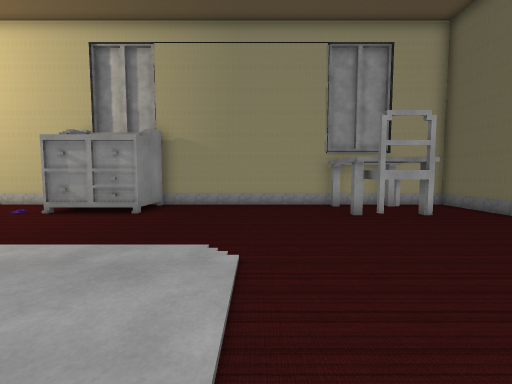
View 1 (above)

15 first-person views from a walk through a Unity game level. The camera is 1.4 m above the floor, tilts 4° down and sees 90° across. The floor is counted in squares, 1 m on a side. Each view is taken from the middle of a square. On the plan, view 1 faces up. The plan holds only what a view shows up to about 13 squares ahead; the rest is blank. Some surface patterns are stand-ins.

View 2
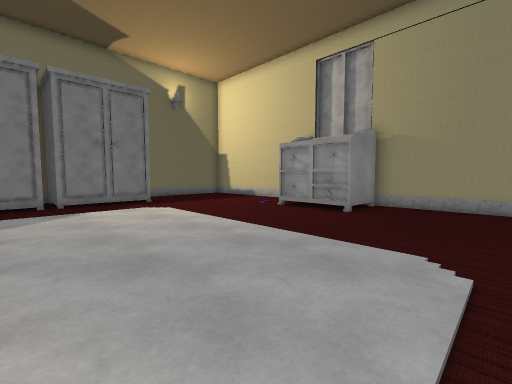

View 3
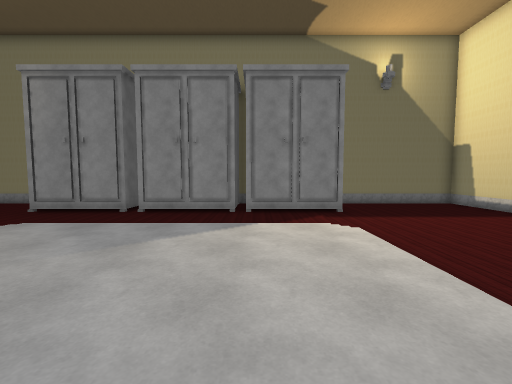

View 4
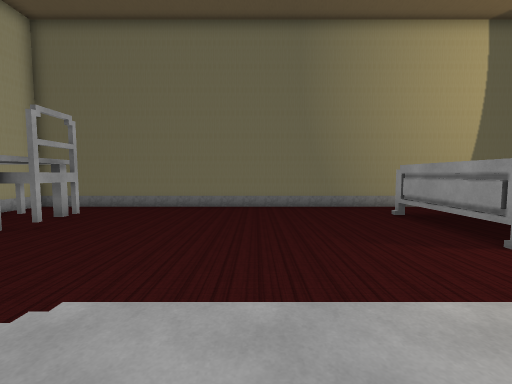

View 5
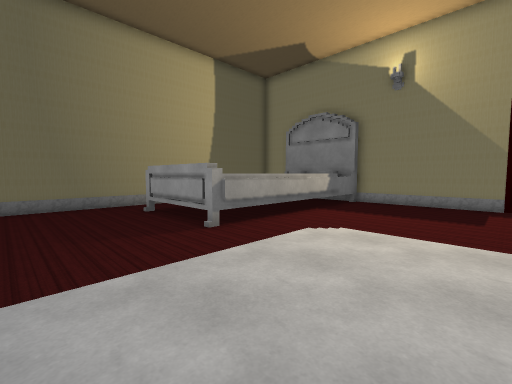

View 6
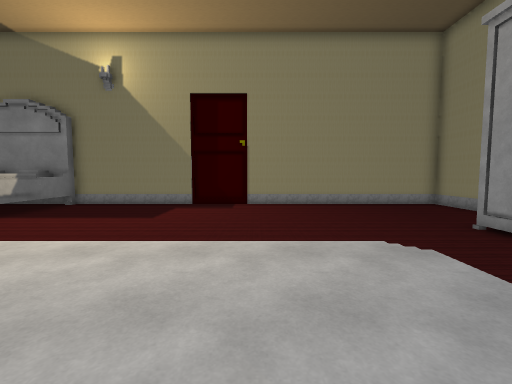

View 7
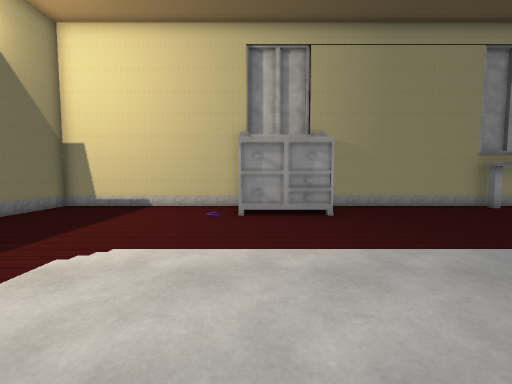

View 8
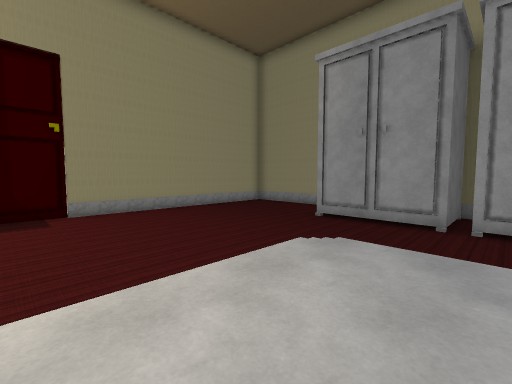

View 9
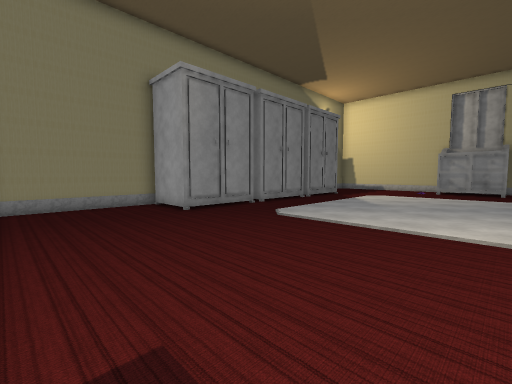

View 10
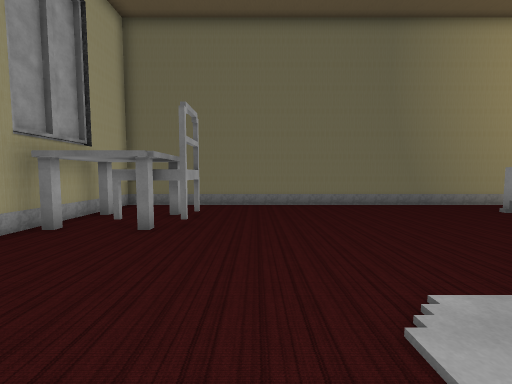

View 11
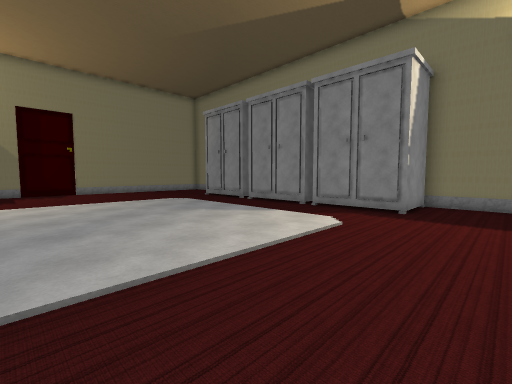

View 12
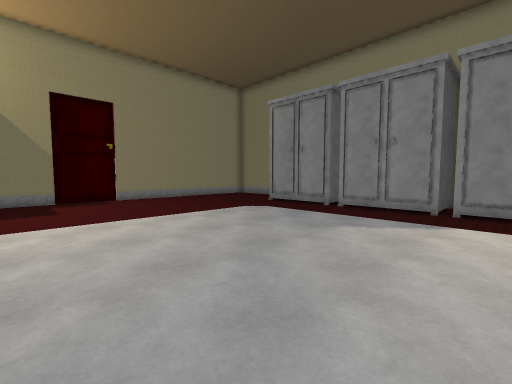

View 13
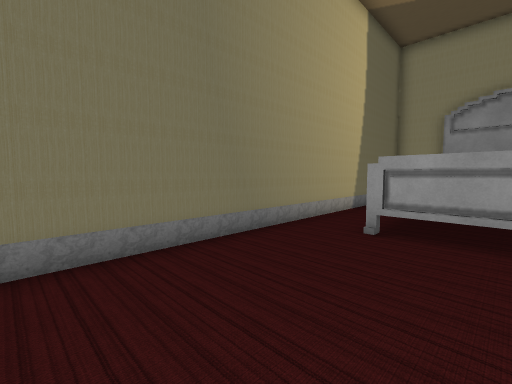

View 14
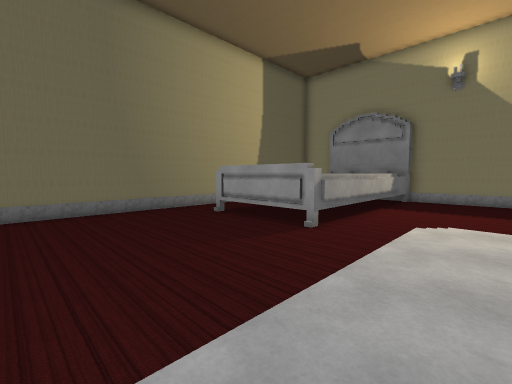

View 15
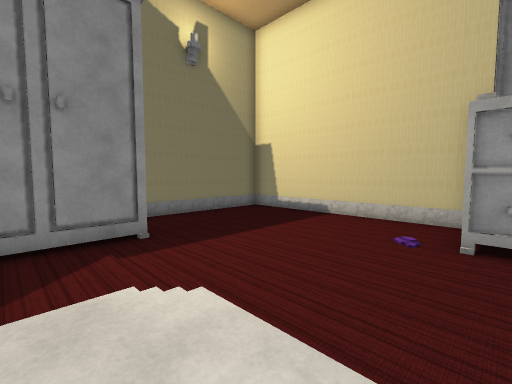

### Floor plan
Key: @ floor where view 1 was taken; # wall or solid block; . floor; ^ raised ledge; R drawers; T table; C chair; L closet.
Columns run from 16 left of view 1 to 9 right of it. Each row starts with its distance up from view 1.
 12 #########   ##############
 11 #....... RRRR......TT T..#
 10 #.......RR  R.......CC...#
  9 #........RRR.......TC T..#
  8 #...................CC...#
  7 #........................#
  6 #........................#
  5 #LLL.....................#
  4    L.....................#
  3    L.....................#
  2 #LLL.....................#
  1 #LLL.....................#
  0    L............@........#
 -1    L.....................#
 -2    L.....................#
 -3 #LLL..............^^^^^..#
 -4    L..............^    ..#
 -5    L..............^    ..#
 -6    L..............^    ..#
 -7 #LLL..............^     .#
 -8 #.................^      #
 -9 #.................^      #
-10 #.................^
-11 #.................^^
-12 #.................#^^^
-13 ##########  #########

Positions as (right, up) in squares from view 1, and headings:
1: (0, 0), facing up
2: (0, 0), facing up-left
3: (-3, 2), facing left
4: (-3, 2), facing right
5: (-4, 1), facing down-right
6: (-7, 0), facing down
7: (-7, 0), facing up
8: (-5, -2), facing down-left
9: (-4, -12), facing up-left
10: (-3, 6), facing right
11: (-3, 8), facing down-left
12: (-2, 3), facing down-left
13: (4, 3), facing down-right
14: (-2, 3), facing down-right
15: (-7, 3), facing up-left
